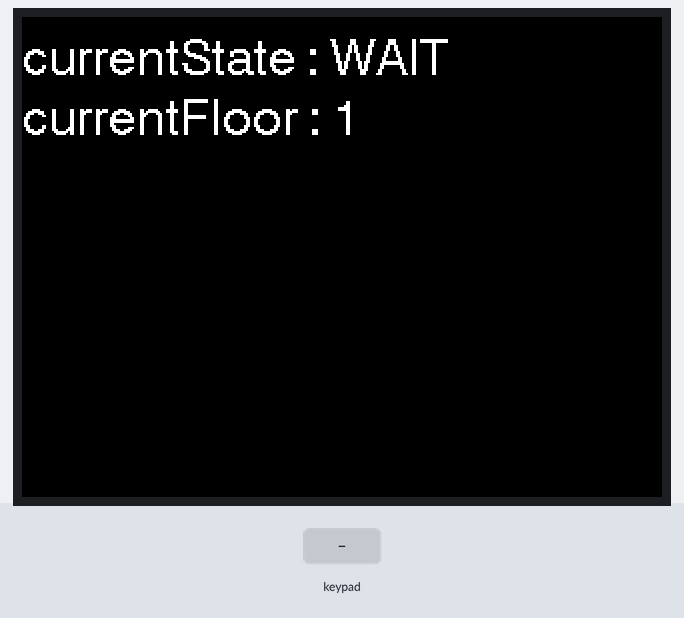
Simulated run of this sketch. Board: ESP32. On the bench: 320×240 colour display. The inputs (shaded band) are chosen by the test bench.

Above: at 2.3 s.
2.4 s: key '8' pressed
At 3.7 s:
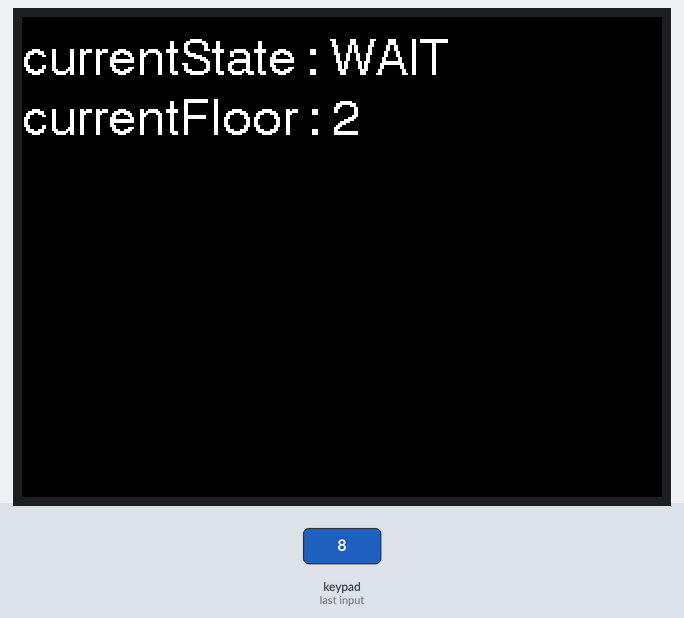
4.9 s: key 'C' pressed
At 5.3 s:
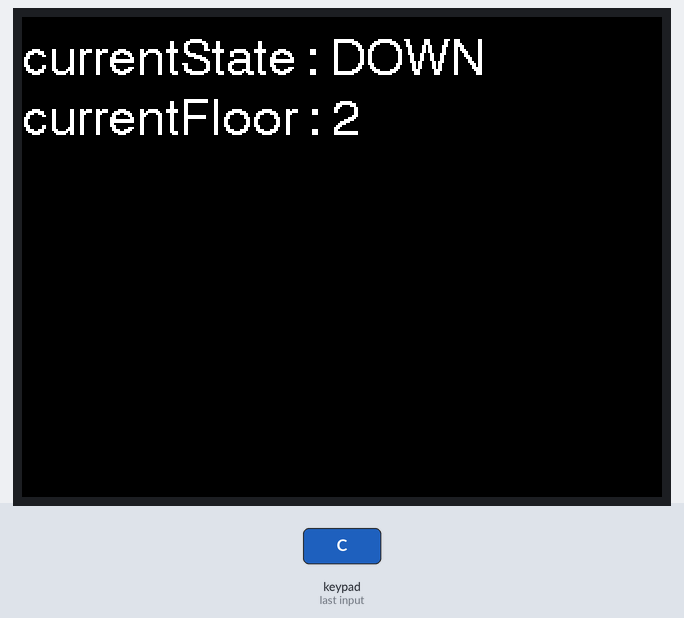
Timing chart, 0 to 7.9 s (numbered marks = the images above; inputs shaded):
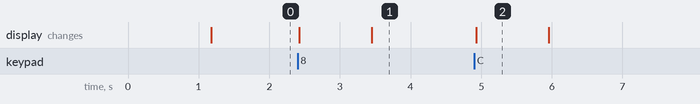

The sketch:

HW4.ino
```cpp
#include <M5Stack.h>
#include <Keypad.h>

const byte ROWS = 4;
const byte COLS = 4;

unsigned long currentMillis = millis();
unsigned long timerStartTime;

char hexaKeys[ROWS][COLS] = {
  {'0','1','2','3'},
  {'4','5','6','7'},
  {'8','9','A','B'},
  {'C','D','E','F'}
};
char key;

byte rowPins[ROWS] = {17, 16, 21, 22};
byte colPins[COLS] = {5, 12, 13, 15};

Keypad customKeypad = Keypad( makeKeymap(hexaKeys), rowPins, colPins, ROWS, COLS);

enum State {WAIT, UP, DOWN};
const char* stateStr[] = {"WAIT", "UP", "DOWN"};
enum State currentState;

int currentFloor = 1;
int inBtn = 0;
int outBtn = 0;
const long moveTime = 10000;

void setup()
{
  M5.begin();
  currentState = WAIT;

  M5.Lcd.setTextFont(4);
  M5.Lcd.setCursor(0,10);
  M5.Lcd.print("Start...");
  delay(1000);
}

void loop()
{
  M5.Lcd.setCursor(0,10);
  M5.Lcd.print("currentState : ");
  M5.Lcd.print(stateStr[currentState]);
  M5.Lcd.print("        ");

  M5.Lcd.setCursor(0,40);
  M5.Lcd.print("currentFloor : ");
  M5.Lcd.print(currentFloor);
  M5.Lcd.print("        ");

  switch (currentState)
  {
    case WAIT:

      key = customKeypad.getKey();
      switch (key)
        {
          case '8':
              inBtn = 2;
              outBtn = 0;
            break;

          case 'C':
              inBtn = 1;
              outBtn = 0;
            break;

          case 'B':
              inBtn = 0;
              outBtn = 2;
            break;

          case 'F':
              inBtn = 1;
              outBtn = 0;
            break;
        }

      if (inBtn != currentFloor && outBtn != currentFloor && (inBtn != 0 || outBtn != 0))
      {
        if (currentFloor < inBtn || currentFloor < outBtn)
        {
          currentState = UP;
          timerStartTime = millis();
        }
        else if (currentFloor > inBtn || currentFloor > outBtn)
        {
          currentState = DOWN;
          timerStartTime = millis();
        }
      }
      break;

    case UP:

      delay(1000);
      currentFloor = 2;

      if (currentFloor == inBtn || currentFloor == outBtn)
      {
        currentState = WAIT;
        inBtn = 0;
        outBtn = 0;
      }
      break;

    case DOWN:

      delay(1000);
      currentFloor = 1;

      if (currentFloor == inBtn || currentFloor == outBtn)
      {
        currentState = WAIT;
        inBtn = 0;
        outBtn = 0;
      }
      break;
  }

  delay(1);
}
```

Measured:
- after the input at 2.4 s, the display: first changes at once (image 1 shows a later state)
- after the input at 4.9 s, the display: changes at once (image 2)
- what the display in image 2 shows lasts 1.1 s, from 4.9 s to 6.0 s
